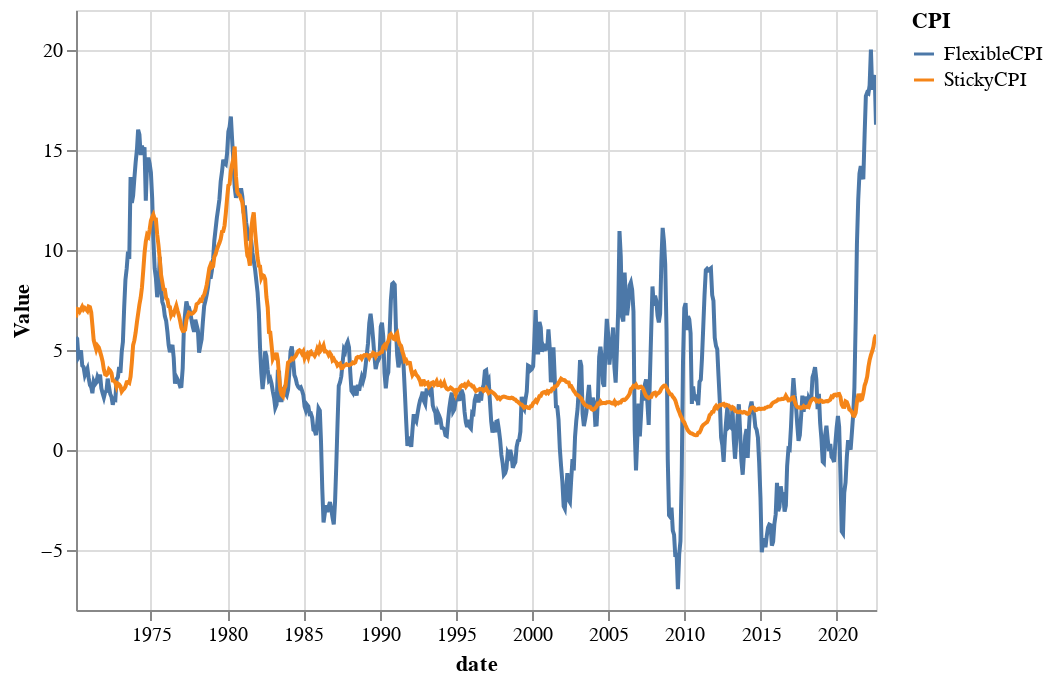

The notebook cell this image was saved under:
### Markdown cell above
#### Exploring the Sticky and Flexible CPI

### Code cell
chart = alt.Chart(df[headline_yoy_subsets].reset_index()
        ).transform_fold(headline_yoy_subsets, as_=["CPI", "Value"]
        ).mark_line(
        ).encode(
            x='date:T',
            y='Value:Q',
            color='CPI:N',
            tooltip=['CPI:N', 'Value:Q']
        ).interactive()

chart

### Figure 1 — Vega-Lite specification as saved in the notebook (floating-point values rounded to 4 significant figures; data arrays with more than 128 entries replaced by an {"elided": "..."} marker saying what was removed)
{"config": {"view": {"continuousWidth": 400, "continuousHeight": 300}}, "data": {"name": "data-ac951839f52e5552c71c2d86e279b8ce"}, "mark": "line", "encoding": {"color": {"field": "CPI", "type": "nominal"}, "tooltip": [{"field": "CPI", "type": "nominal"}, {"field": "Value", "type": "quantitative"}], "x": {"field": "date", "type": "temporal"}, "y": {"field": "Value", "type": "quantitative"}}, "selection": {"selector002": {"type": "interval", "bind": "scales", "encodings": ["x", "y"]}}, "transform": [{"fold": ["FlexibleCPI", "StickyCPI"], "as": ["CPI", "Value"]}], "$schema": "https://vega.github.io/schema/vega-lite/v4.17.0.json", "datasets": {"data-ac951839f52e5552c71c2d86e279b8ce": {"elided": "631 records"}}}
